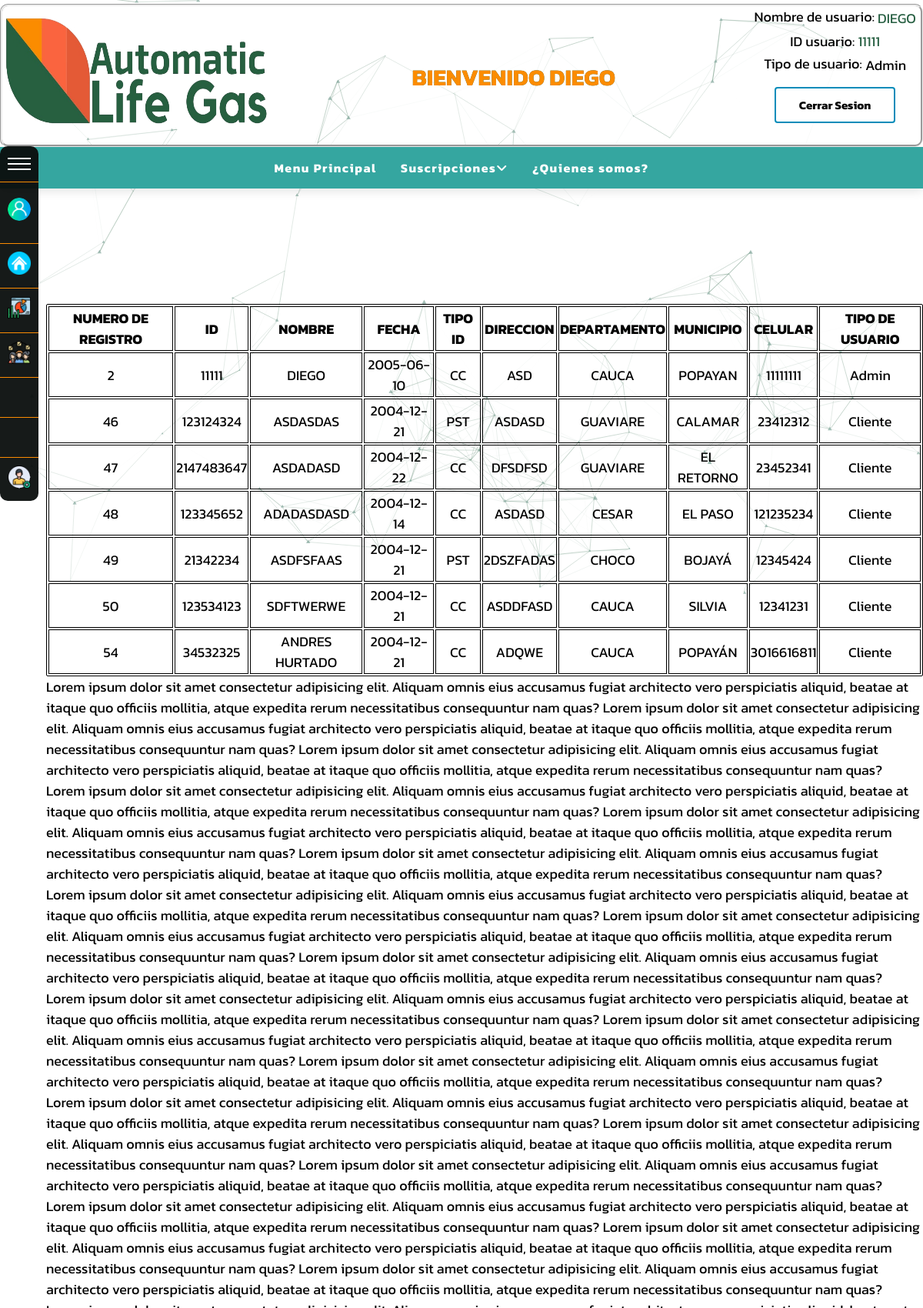
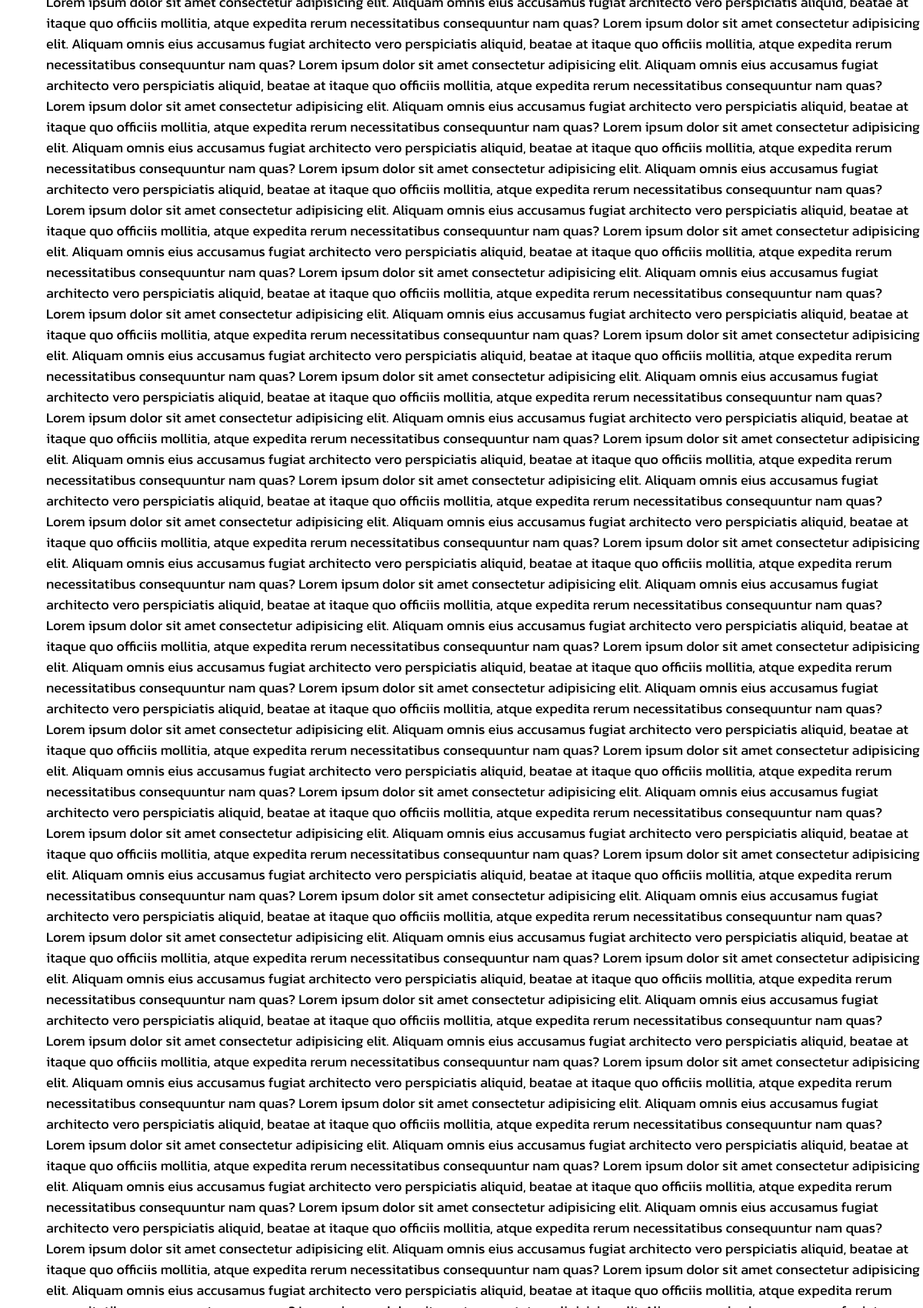
Page /pages/admin_menu.php (signed in, upper part) on the committed database (2 pictures, top to bottom).
### tables this page shows
CREATE TABLE `users` (
  `NUM_REGISTRO` int(11) NOT NULL,
  `ID` int(10) NOT NULL,
  `NAME_LASTNAME` varchar(30) NOT NULL,
  `DATE` date NOT NULL,
  `TYPE_ID` varchar(10) NOT NULL,
  `ADDRESS` varchar(30) NOT NULL,
  `DEPARTAMENTO` varchar(30) NOT NULL,
  `MUNICIPIO` varchar(30) NOT NULL,
  `CELLPHONE` varchar(20) NOT NULL,
  `PASSWORD` varchar(10) NOT NULL,
  `TIPO_USUARIO` varchar(10) NOT NULL,
  `TIPO_PLAN` varchar(10) NOT NULL
);

### pages/admin_menu.php (the view, shortened to what this page needs)
<?php
    include "../logic/admin_securityLogic.php";
    $nombre_admin   = $_SESSION['NOM_USUARIO'];
    $id_admin       = $_SESSION['ID_USUARIO'];
    $tipo_usuario   = $_SESSION['TIPO_USUARIO'];
?>
<!DOCTYPE html>
<html lang="en">
<head>
    <link rel="stylesheet" href="../css/style.css">
    <link rel="stylesheet" href="../css/style_admin.css">
    <link rel="stylesheet" href="../css/style_collapsed_menu.css">
</head>
<body>
<div id="particles-js"></div>
<header>
    <div class="contenedor_principal">
        <div class="contenedor_logo">
            <a href="../index.php"><img id="imagen_logo" src="../images/logo.png" alt="Error al cargar la imagen"></a>
        </div>
        <div class="contenedor_nombre_adm">
            <span> BIENVENIDO </span>
            <span>
                <?php
                    echo $nombre_admin;
                ?>
            </span>
        </div>
        <div class="contenedor_admin">
            Nombre de usuario:
            <span class="info_admin">
                <?php
                    echo " $nombre_admin";
                ?>
            </span><br>
            <span>
                ID usuario:
            </span>
            <span class="info_admin">
                <?php
                    echo " $id_admin";
                ?>
            </span><br>
                Tipo de usuario:
            <span>
                <?php
                    echo $tipo_usuario;
                ?>
            </span>
           <div class="contenedor_cerrar_sesion" >
                <a href="../logic/cerrar_sesion.php"><button class="btn-cierre-sesion">Cerrar Sesion</button></a>
           </div>
    </div>
</header>
<div class = "contenedor_pr_menu">
    <div id="slide-menu" class="menu-collapsed">
        <div id="header">
            <div id="menu-btn">
                <div class="btn-logo"></div>
                <div class="btn-logo"></div>
                <div class="btn-logo"></div>
            </div>
        </div>
        <div id="profile">
            <div id="photo"><img src="../images/profile2.png" alt=""></div>
        </div>
        <div id="menu-items">
            <div class="item">
                <a href="../index.php">
                    <div class="icon"><img src="../images/home.png" alt=""></div>
                </a>
            </div>
                <div class="item separator">
                </div>
            <div class="item">
                <a href="admin_estadisticas.php">
                    <div class="icon"><img src="../images/stadistics.png" alt=""></div>
                </a>
            </div>
                <div class="item separator">
                </div>
            <div class="item">
                <a href="#">
                    <div class="icon"><img src="../images/users_admin.png" alt=""></div>
                </a>
            </div>
                <div class="item separator">
                </div>
            <div class="item">
                <a href="admin_edition_client.php">
                    <div class="icon"><img src="../images/edit_user.png" alt=""></div>
                </a>
            </div>
                 <div class="item separator">
                </div>
            <div class="item">
                <a href="admin_delete_user.php">
                    <div class="icon"><img src="../images/delete_user.png" alt=""></div>
                </a>
            </div>
                 <div class="item separator">
                </div>
            <div class="item">
                <a href="admin_create_user.php">
                    <div class="icon"><img src="../images/add-admin.png" alt=""></div>
                </a>
            </div>
        </div>
    </div>
</div>
<div class="contenedor_menu">
    <div class="contenedor_listas">
        <ul>
            <a href="../index.php"><li class="btn-inicio-go_home">Menu Principal</li></a>
            <a href="suscription.php"><li>Suscripciones<i class="fa fa-angle-down"></i></a>
            <a href="quienes_somos.php"><li class="btn-inicio-go_catalogo">¿Quienes somos?</li></a>
        </ul>
    </div>
</div>
<div class="contenedor_tabla">
<table class="users_table">
    <tr>
        <th>NUMERO DE REGISTRO</th>
        <th>ID</th>
        <th>NOMBRE</th>
        <th>FECHA</th>
        <th>TIPO ID</th>
        <th>DIRECCION</th>
        <th>DEPARTAMENTO</th>
        <th>MUNICIPIO</th>
        <th>CELULAR</th>
        <th>TIPO DE USUARIO</th>
    </tr>
    <?php
        $sqli = "SELECT * FROM users";
        $result = mysqli_query($conectar, $sqli);
        while($mostrar = mysqli_fetch_array($result)){
    ?>
    <tr>
        <td><?php echo $mostrar['NUM_REGISTRO']?></td>
        <td><?php echo $mostrar['ID']?></td>
        <td><?php echo $mostrar['NAME_LASTNAME']?></td>
        <td><?php echo $mostrar['DATE']?></td>
        <td><?php echo $mostrar['TYPE_ID']?></td>
        <td><?php echo $mostrar['ADDRESS']?></td>
        <td><?php echo $mostrar['DEPARTAMENTO']?></td>
        <td><?php echo $mostrar['MUNICIPIO']?></td>
        <td><?php echo $mostrar['CELLPHONE']?></td>
        <td><?php echo $mostrar['TIPO_USUARIO']?></td>
    </tr>
    <?php
        }
    ?>
    </table>
</div>
<section class="contenido">
</section>
</body>
</html>

### css/style.css (style rules this page uses)
#particles-js { height: 100vh; width: 100%; position: fixed; z-index: -1; }
.contenedor_principal { margin-top: 5px; display: flex; flex-wrap: wrap; align-content: space-between; height: 180px; border: 3px groove; border-radius: 10px; transition-duration: 0.5s; }
.contenedor_logo { width: 29%; height: 180px; display: flex; align-items: center; }
span { display: inline-block; vertical-align: middle; line-height: 30px; }
a { text-decoration: none; color: black; }
button { border: none; border-radius: 4px; color: white; padding: 10px 30px; text-align: center; text-decoration: none; display: inline-block; font-family: "Kanit", sans-serif; font-weight: bold; font-size: 15px; margin: 4px 2px; transition-duration: 0.4s; cursor: pointer; }
#imagen_logo { width: 100%; height: 149px; }
.contenedor_menu * { color: white; font-weight: bold; margin: 0; padding: 0; box-sizing: border-box; }
.contenedor_listas { width: 100%; margin: 0 auto; text-align: center; box-shadow: 0 4px 12px rgba(0, 0, 0, 0.1); background-color: rgba(53, 166, 160, 1); max-width: 2000px; letter-spacing: 1.5px; }
.contenedor_listas ul { font-size: 0; list-style-type: none; }
.contenedor_listas ul li { font-family: "Kanit", sans-serif; font-size: 1rem; display: inline-block; padding: 15px; position: relative; }
.btn-cierre-sesion { margin: auto; display: block; background-color: white; color: black; border: 2px solid #008cba; }
.contenedor_cerrar_sesion { margin-top: 6%; }

### css/style_admin.css (style rules this page uses)
.contenedor_admin { text-align: center; margin-left: 1%; width: 18%; height: 175px; font-family: 'Kanit', sans-serif; }
.contenedor_nombre_adm { text-shadow: 0 0 0px #275f42; margin-left: 20px; width: 50%; height: 145px; line-height: 180px; text-align: center; font-family: "Kanit", sans-serif; font-weight: bold; font-size: 30px; color: #fb8c00; }
.info_admin { color: #275f42; }
.btn-cierre-sesion { margin: auto; display: block; background-color: white; color: black; border: 2px solid #008cba; }
.contenedor_cerrar_sesion { margin-top: 6%; }
.contenedor_tabla { margin-top: 150px; margin-left: 5%; }
.users_table { font-size: 18px; margin: auto; margin-top: 1em; border: 1px solid black; border-radius: 2px; text-align: center; font-family: 'Kanit', sans-serif; }
.users_table th, td { border: 1px solid black; }
.contenido { margin-left: 5%; }

### css/style_collapsed_menu.css (style rules this page uses)
:root { --width: 300px; --padding: 10px; --bgcolor: rgba(10, 14, 13, 0.95); --hovercolor: rgb(251,139,2); --width-collapsed: 50px; }
body { font-family: 'Kanit', sans-serif; width: 100%; font-size: 18px; padding: 0; margin: 0; position: absolute; }
#slide-menu { display: inline-block; background-color: var(--bgcolor); color: white; position: absolute; top: 190px; left: 0%; border-radius: 10px; z-index: 100; }
#slide-menu a { color: white; text-decoration: none; }
#slide-menu #header { box-sizing: border-box; border-bottom: solid 1px var(--hovercolor); }
#slide-menu #header #title, #slide-menu #header #menu-btn { vertical-align: middle; }
#slide-menu #header #menu-btn { display: inline-block; }
#slide-menu #header #menu-btn { cursor: pointer; padding: 10px; width: var(--width-collapsed); box-sizing: border-box; }
#slide-menu #header #menu-btn .btn-logo { background-color: white; width: 100%; height: 2px; margin: 5px 0;; }
#slide-menu #profile { border-bottom: solid 1px var(--hovercolor); padding: var(--padding) 0; text-align: center; }
#slide-menu #profile #photo { box-sizing: border-box; padding: var(--padding); margin: 0 auto; }
#slide-menu #profile #photo img { border-radius: 50%; width: 60%; }
#slide-menu #profile #photo, #slide-menu #profile #name { font-size: 24px; padding: var(--padding) 0; overflow: hidden; }
#slide-menu #menu-items { overflow: hidden; }
#slide-menu #menu-items .item { width: var(--width); }
#slide-menu #menu-items .item .icon { display: inline-block; }
#slide-menu #menu-items .item .icon, #slide-menu #menu-items .item .title { font-size: 14px; vertical-align: middle; overflow: hidden; display: inline-block; }
#slide-menu #menu-items .item a { display: block; }
#slide-menu #menu-items .item .icon { box-sizing: border-box; padding: var(--padding); width: var(--width-collapsed); }
#slide-menu #menu-items .item .icon img { width: 100%; }
#slide-menu #menu-items .item.separator { height: 1px; border-bottom: solid 1px var(--hovercolor); }
.menu-collapsed { width: var(--width-collapsed); }
.menu-collapsed .item { width: 100px; }

### rows in the picture
users: NUM_REGISTRO "2", ID "11111", NAME_LASTNAME "DIEGO", DATE "2005-06-10", TYPE_ID "CC", ADDRESS "ASD", DEPARTAMENTO "CAUCA", MUNICIPIO "POPAYAN", CELLPHONE "11111111", TIPO_USUARIO "Admin"
users: NUM_REGISTRO "46", ID "123124324", NAME_LASTNAME "ASDASDAS", DATE "2004-12-21", TYPE_ID "PST", ADDRESS "ASDASD", DEPARTAMENTO "GUAVIARE", MUNICIPIO "CALAMAR", CELLPHONE "23412312", TIPO_USUARIO "Cliente"
users: NUM_REGISTRO "47", ID "2147483647", NAME_LASTNAME "ASDADASD", DATE "2004-12-22", TYPE_ID "CC", ADDRESS "DFSDFSD", DEPARTAMENTO "GUAVIARE", MUNICIPIO "EL RETORNO", CELLPHONE "23452341", TIPO_USUARIO "Cliente"
users: NUM_REGISTRO "48", ID "123345652", NAME_LASTNAME "ADADASDASD", DATE "2004-12-14", TYPE_ID "CC", ADDRESS "ASDASD", DEPARTAMENTO "CESAR", MUNICIPIO "EL PASO", CELLPHONE "121235234", TIPO_USUARIO "Cliente"
users: NUM_REGISTRO "49", ID "21342234", NAME_LASTNAME "ASDFSFAAS", DATE "2004-12-21", TYPE_ID "PST", ADDRESS "2DSZFADAS", DEPARTAMENTO "CHOCO", MUNICIPIO "BOJAYÁ", CELLPHONE "12345424", TIPO_USUARIO "Cliente"
users: NUM_REGISTRO "50", ID "123534123", NAME_LASTNAME "SDFTWERWE", DATE "2004-12-21", TYPE_ID "CC", ADDRESS "ASDDFASD", DEPARTAMENTO "CAUCA", MUNICIPIO "SILVIA", CELLPHONE "12341231", TIPO_USUARIO "Cliente"
users: NUM_REGISTRO "54", ID "34532325", NAME_LASTNAME "ANDRES HURTADO", DATE "2004-12-21", TYPE_ID "CC", ADDRESS "ADQWE", DEPARTAMENTO "CAUCA", MUNICIPIO "POPAYÁN", CELLPHONE "3016616811", TIPO_USUARIO "Cliente"

### other values in the picture
$nombre_admin "DIEGO"
$id_admin "11111"
$tipo_usuario "Admin"
